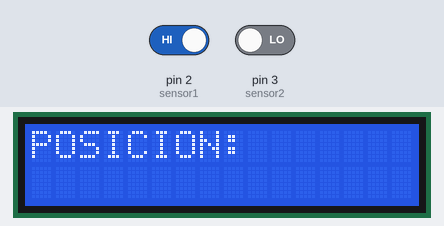
Bench run of a sketch on a simulated Arduino Uno, built with avr-gcc and run on an emulated ATmega328P. Shown: 16×2 character LCD. The test bench sets the inputs (shaded band); at power-on: pin 2 (sensor1) HIGH, pin 3 (sensor2) LOW.

Above: at 1.2 s.
1.3 s: pin 2 (sensor1) driven LOW
At 2.6 s:
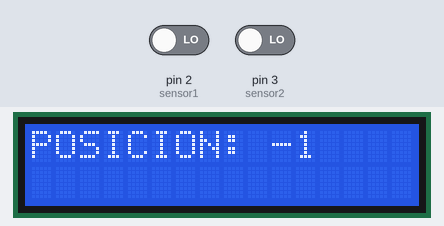
Timing chart, 0 to 4.3 s (numbered marks = the images above; inputs shaded):
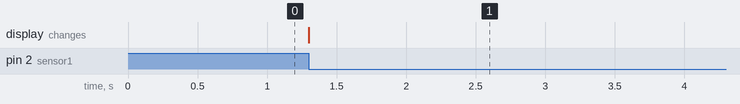

Measured:
- after the input at 1.3 s, the display: changes at once (image 1)

The sketch:

medida_posicionPantallaLCD.ino
```cpp
#include <LiquidCrystal.h>
LiquidCrystal lcd(9, 8, 7, 6, 5, 4);

int sensor1 = 2;
int sensor2 = 3;

int valor_sensor1;
int valor_sensor2;
int valor_sensor1_anterior = LOW;

volatile int posicion = 0;
int posicion_anterior = 0;

void setup() {

  pinMode (sensor1, INPUT);
  pinMode (sensor2, INPUT);
  lcd.begin(16, 2);
}

void loop() {

  lcd.setCursor(0, 0);
  lcd.print("POSICION: ");

  posicion_anterior = posicion;

  valor_sensor1 = digitalRead (sensor1);

  if ((valor_sensor1_anterior == HIGH) && (valor_sensor1 == LOW)) {
    valor_sensor2 = digitalRead (sensor2);
    if(valor_sensor2 == LOW){
      posicion--;
    }
    else{
      posicion++;
    }
  }

  valor_sensor1_anterior = valor_sensor1;

  if (posicion_anterior != posicion) {
  lcd.setCursor(10, 0);
  lcd.print(posicion);

  if (posicion <10 && posicion >=0){
  lcd.setCursor(11, 0);
  lcd.print(" ");
  }
  if (posicion <100 && posicion >=0){
  lcd.setCursor(12, 0);
  lcd.print(" ");
  }

  }

}
```
